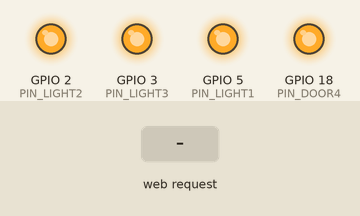
Recording of a sketch running on a simulated ESP8266 (NodeMCU). Shown: output pins drawn as LEDs (lit = HIGH). The inputs (shaded band) are chosen by the test bench. WiFi joins after 1.5 s; servers stay silent unless stated; what the sketch prints to the serial monitor is not drawn.

Above: at 2.7 s.
2.8 s: HTTP request GET /light/1/on received
At 4.0 s:
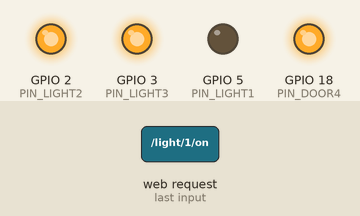
4.3 s: HTTP request GET /light/2/on received
At 5.2 s:
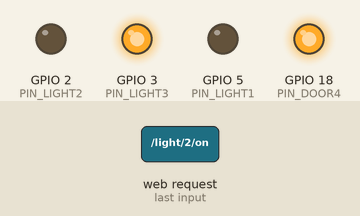
5.8 s: HTTP request GET /light/1/off received
At 6.3 s:
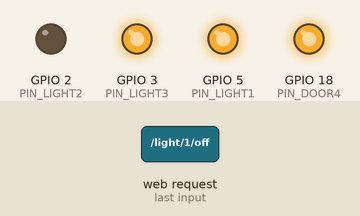
7.3 s: HTTP request GET /light/3/on received
At 8.5 s:
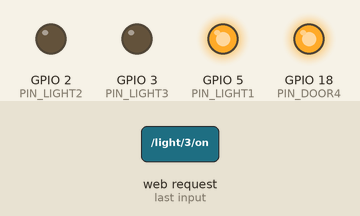
8.8 s: HTTP request GET /light/2/off received
At 9.8 s:
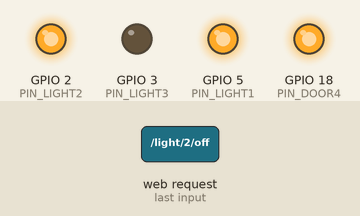
10.3 s: HTTP request GET /door/4/on received
At 11.0 s:
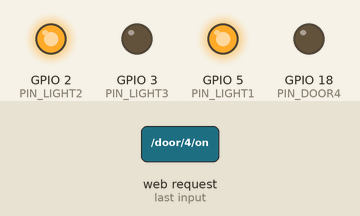
Timing chart, 0 to 12.8 s (numbered marks = the images above; inputs shaded):
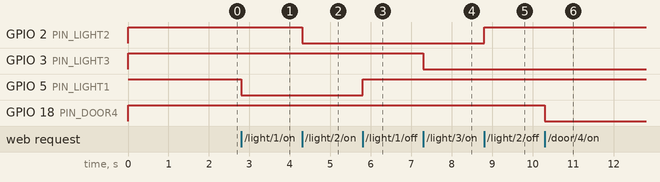

Measured:
- after the input at 2.8 s, GPIO 5 (PIN_LIGHT1): HIGH → LOW at once
- after the input at 4.3 s, GPIO 2 (PIN_LIGHT2): HIGH → LOW at once
- after the input at 5.8 s, GPIO 5 (PIN_LIGHT1): LOW → HIGH at once
- after the input at 7.3 s, GPIO 3 (PIN_LIGHT3): HIGH → LOW at once
- after the input at 8.8 s, GPIO 2 (PIN_LIGHT2): LOW → HIGH at once
- after the input at 10.3 s, GPIO 18 (PIN_DOOR4): HIGH → LOW at once

The sketch:

nodemcu.ino
```cpp
/*
 * nodemcu.ino  —  Home Automation Firmware
 * ==========================================
 * Platform : ESP32 / NodeMCU ESP8266
 * Role     : WiFi HTTP server that receives commands from the
 *            Raspberry Pi and controls:
 *              • Light 1  (relay on D1 / GPIO5)
 *              • Light 2  (relay on D2 / GPIO4)
 *              • Light 3  (relay on D3 / GPIO0)
 *              • Door 4   (relay on D4 / GPIO2)
 *
 * API Endpoints (HTTP GET):
 *   /light/1/on    /light/1/off
 *   /light/2/on    /light/2/off
 *   /light/3/on    /light/3/off
 *   /door/4/on     /door/4/off   (on = unlock / open)
 *   /status        → returns JSON with current states
 *   /all/off       → turn everything off
 *
 * ── HOW TO CONFIGURE ─────────────────────────────────────────────
 * 1. Set WIFI_SSID and WIFI_PASSWORD below.
 * 2. After flashing, open Serial Monitor (9600 baud) to find the
 *    IP address the ESP was assigned.
 * 3. Set NODEMCU_IP in the Raspberry Pi config.py to that address.
 * ─────────────────────────────────────────────────────────────────
 */

// ── Board-specific WiFi library ───────────────────────────────────
#ifdef ESP32
  #include <WiFi.h>
  #include <WebServer.h>
  WebServer server(80);
#else
  // NodeMCU ESP8266
  #include <ESP8266WiFi.h>
  #include <ESP8266WebServer.h>
  ESP8266WebServer server(80);
#endif

// ── WiFi Credentials ─────────────────────────────────────────────
const char* WIFI_SSID     = "krish";
const char* WIFI_PASSWORD = "harekrishna";

// ── Pin Definitions ───────────────────────────────────────────────
// Relay modules are usually ACTIVE LOW — change RELAY_ON / RELAY_OFF if yours differ
#define RELAY_ON   LOW
#define RELAY_OFF  HIGH

// NodeMCU D-pins map to GPIO numbers printed on the board
#define PIN_LIGHT1  5   // GPIO5
#define PIN_LIGHT2  2   // GPIO4
#define PIN_LIGHT3  3   // GPIO0
#define PIN_DOOR4   18   // GPIO2  (also the onboard LED on most boards)

// ── State Tracking ────────────────────────────────────────────────
bool stateLight1 = false;
bool stateLight2 = false;
bool stateLight3 = false;
bool stateDoor4  = false;

// ── Helper: set relay and update state ───────────────────────────
void setRelay(int pin, bool& state, bool turnOn) {
  state = turnOn;
  digitalWrite(pin, turnOn ? RELAY_ON : RELAY_OFF);
}

// ── JSON Status Builder ──────────────────────────────────────────
String buildStatus() {
  String json = "{";
  json += "\"light1\":" + String(stateLight1 ? "true" : "false") + ",";
  json += "\"light2\":" + String(stateLight2 ? "true" : "false") + ",";
  json += "\"light3\":" + String(stateLight3 ? "true" : "false") + ",";
  json += "\"door4\":"  + String(stateDoor4  ? "true" : "false");
  json += "}";
  return json;
}

// ── HTTP Route Handlers ───────────────────────────────────────────
void handleStatus() {
  server.send(200, "application/json", buildStatus());
}

void handleLight1On()  { setRelay(PIN_LIGHT1, stateLight1, true);  server.send(200, "application/json", buildStatus()); }
void handleLight1Off() { setRelay(PIN_LIGHT1, stateLight1, false); server.send(200, "application/json", buildStatus()); }

void handleLight2On()  { setRelay(PIN_LIGHT2, stateLight2, true);  server.send(200, "application/json", buildStatus()); }
void handleLight2Off() { setRelay(PIN_LIGHT2, stateLight2, false); server.send(200, "application/json", buildStatus()); }

void handleLight3On()  { setRelay(PIN_LIGHT3, stateLight3, true);  server.send(200, "application/json", buildStatus()); }
void handleLight3Off() { setRelay(PIN_LIGHT3, stateLight3, false); server.send(200, "application/json", buildStatus()); }

void handleDoor4On()  { setRelay(PIN_DOOR4, stateDoor4, true);  server.send(200, "application/json", buildStatus()); }
void handleDoor4Off() { setRelay(PIN_DOOR4, stateDoor4, false); server.send(200, "application/json", buildStatus()); }

void handleAllOff() {
  setRelay(PIN_LIGHT1, stateLight1, false);
  setRelay(PIN_LIGHT2, stateLight2, false);
  setRelay(PIN_LIGHT3, stateLight3, false);
  setRelay(PIN_DOOR4,  stateDoor4,  false);
  server.send(200, "application/json", buildStatus());
}

void handleNotFound() {
  server.send(404, "text/plain", "Not Found");
}

// ── Setup ─────────────────────────────────────────────────────────
void setup() {
  Serial.begin(9600);

  // Output pins — safe initial state (all OFF)
  pinMode(PIN_LIGHT1, OUTPUT); digitalWrite(PIN_LIGHT1, RELAY_OFF);
  pinMode(PIN_LIGHT2, OUTPUT); digitalWrite(PIN_LIGHT2, RELAY_OFF);
  pinMode(PIN_LIGHT3, OUTPUT); digitalWrite(PIN_LIGHT3, RELAY_OFF);
  pinMode(PIN_DOOR4,  OUTPUT); digitalWrite(PIN_DOOR4,  RELAY_OFF);

  // Connect to WiFi
  Serial.print("Connecting to WiFi: ");
  Serial.println(WIFI_SSID);
  WiFi.begin(WIFI_SSID, WIFI_PASSWORD);

  while (WiFi.status() != WL_CONNECTED) {
    delay(500);
    Serial.print(".");
  }

  Serial.println("\nWiFi connected!");
  Serial.print("NodeMCU IP Address: ");
  Serial.println(WiFi.localIP());   // ← Copy this into config.py → NODEMCU_IP

  // Register HTTP routes
  server.on("/status",      HTTP_GET, handleStatus);

  server.on("/light/1/on",  HTTP_GET, handleLight1On);
  server.on("/light/1/off", HTTP_GET, handleLight1Off);
  server.on("/light/2/on",  HTTP_GET, handleLight2On);
  server.on("/light/2/off", HTTP_GET, handleLight2Off);
  server.on("/light/3/on",  HTTP_GET, handleLight3On);
  server.on("/light/3/off", HTTP_GET, handleLight3Off);

  server.on("/door/4/on",   HTTP_GET, handleDoor4On);
  server.on("/door/4/off",  HTTP_GET, handleDoor4Off);

  server.on("/all/off",     HTTP_GET, handleAllOff);

  server.onNotFound(handleNotFound);
  server.begin();

  Serial.println("HTTP server started. Waiting for commands...");
}

// ── Main Loop ─────────────────────────────────────────────────────
void loop() {
  server.handleClient();   // Process incoming HTTP requests
}
```
